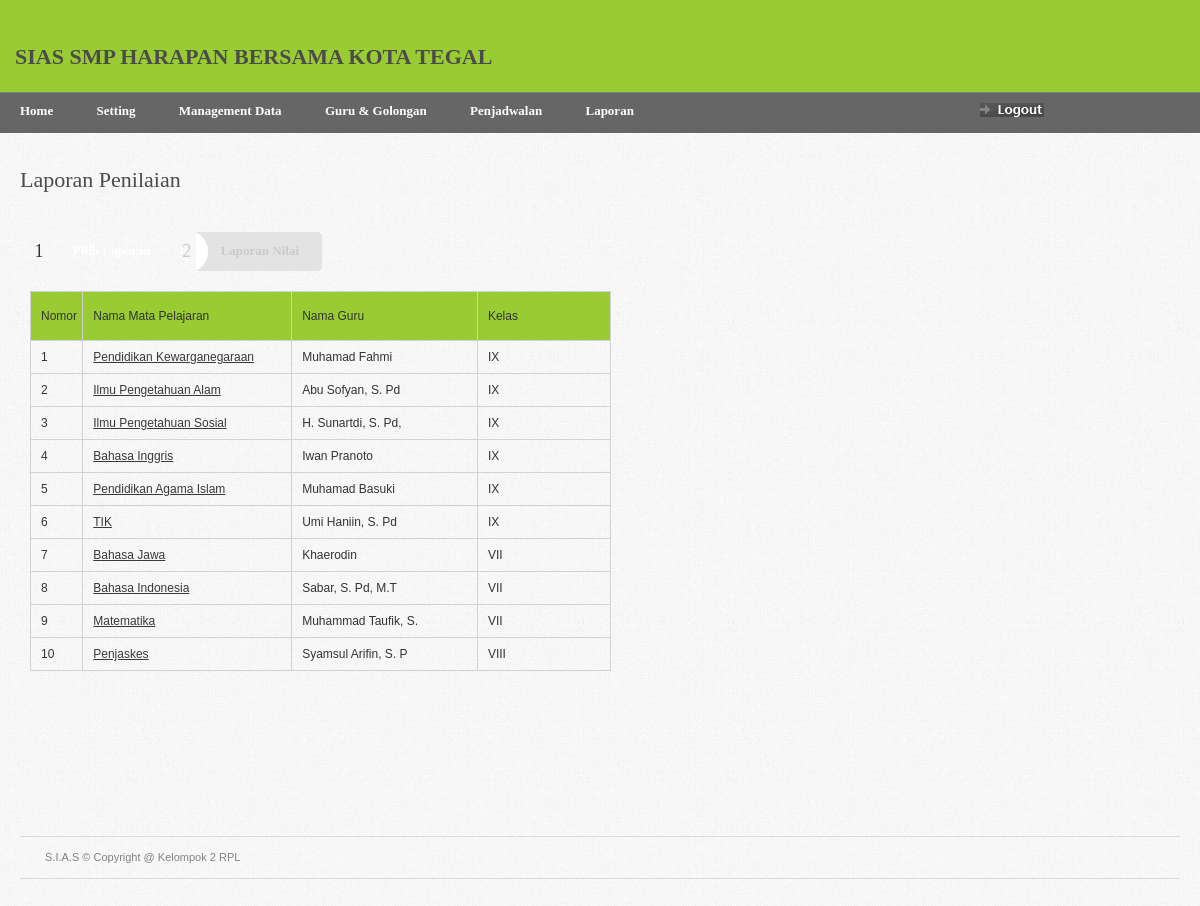
Screenshot of /home.php?page=pilih_laporan (signed in) with the database file from the repository.
### tables this page shows
CREATE TABLE IF NOT EXISTS `tbl_jadwal` (
  `id_jadwal` int(5) NOT NULL auto_increment,
  `nama_pelajaran` varchar(40) NOT NULL,
  `kkm` int(3) NOT NULL,
  `id_guru` int(3) NOT NULL,
  `kelas` varchar(5) NOT NULL,
  PRIMARY KEY  (`id_jadwal`)
);

CREATE TABLE IF NOT EXISTS `data_guru` (
  `id_guru` int(3) NOT NULL auto_increment,
  `nama_guru` varchar(20) NOT NULL,
  `nip` varchar(12) NOT NULL,
  `kota` varchar(30) NOT NULL,
  `tgl` int(2) NOT NULL,
  `bln` varchar(15) NOT NULL,
  `thn` int(4) NOT NULL,
  `kelamin` enum('laki-laki','perempuan') NOT NULL,
  `agama` varchar(20) NOT NULL,
  `alamat_guru` text NOT NULL,
  `tm_tanggal` int(2) NOT NULL,
  `tm_bulan` varchar(15) NOT NULL,
  `tm_tahun` int(4) NOT NULL,
  `pendidikan` varchar(30) NOT NULL,
  `golongan` varchar(30) NOT NULL,
  `jabatan` varchar(30) NOT NULL,
  `gambar` varchar(40) NOT NULL,
  `username` varchar(20) NOT NULL,
  `password` varchar(100) NOT NULL,
  PRIMARY KEY  (`id_guru`)
);

### pilih_laporan.php (the view, shortened to what this page needs)
<div id="page-heading">
    <h1>Laporan Penilaian</h1>
</div>
<table border="0" width="100%" cellpadding="0" cellspacing="0" id="content-table">
<tr>
    <th rowspan="3" class="sized">&nbsp;</th>
    <th class="topleft"></th>
    <td id="tbl-border-top">&nbsp;</td>
    <th class="topright"></th>
    <th rowspan="3" class="sized">&nbsp;</th>
</tr>
<tr>
    <td id="tbl-border-left"></td>
    <td valign="top">
    <div id="content-table-inner">
		<div id="step-holder">
		  <div class="step-no">1</div>
			<div class="step-dark-left">Pilih Laporan</div>
			<div class="step-dark-right">&nbsp;</div>
			<div class="step-no-off">2</div>
			<div class="step-light-left">Laporan Nilai</div>
			<div class="step-light-round">&nbsp;</div>
		</div>
        <form id="mainform" action="">
        <table width="51%" height="60" border="0" cellpadding="0" cellspacing="0" id="product-table">
        <tr bgcolor="#99CC33">
            <td width="9%" height="28" >Nomor</a>	</td>
            <td width="36%" >Nama Mata Pelajaran</a></td>
            <td width="32%" >Nama Guru</a></td>
            <td width="23%" >Kelas</a></td>
        </tr>
        <?php
		$view=mysql_query("select * from tbl_jadwal jadwal, data_guru guru where jadwal.id_guru=guru.id_guru order by jadwal.kelas asc");
		$no=0;
		while($row=mysql_fetch_array($view)){
		?>
		<tr>
            <td><?php echo $no=$no+1;?></td>
            <td><a href="?page=laporan_penilaian_admin&amp;id_guru=<?php echo $row['id_guru'];?>&amp;id_jadwal=<?php echo $row['id_jadwal'];?>&amp;kelas=<?php echo $row['kelas'];?>" style="text-decoration:underline" title="Pilih Mata Pelajaran"><?php echo $row['nama_pelajaran'];?></a></td>
            <td><?php echo $row['nama_guru'];?></td>
            <td><?php echo $row['kelas'];?></td>
        </tr>
		<?php
		}
		?>
        </table>
        </form>
    </div>
    </td>
    <td id="tbl-border-right"></td>
</tr>
<tr>
    <th class="sized bottomleft"></th>
    <td id="tbl-border-bottom">&nbsp;</td>
    <th class="sized bottomright"></th>
</tr>
</table>

### css/screen.css (style rules this page uses)
* { margin: 0; padding: 0; }
html, body { height: 100%; }
body { background: url(../images/gray_jean.png); color: #393939; font-family: Arial; font-size: 0px; line-height: 0; }
#content-table { font-size: 0px; line-height: 0px; }
#content-table th.sized { height: 15px; width: 15px; padding: 0; margin: 0; font-size: 0px; line-height: 0px; }
#content-table-inner { font-size: 12px; line-height: 12px; padding: 10px 0 20px 0; }
#tbl-border-top { background: top repeat-x; line-height: 0;font-size: 0px; height: 15px; }
#tbl-border-bottom { background: bottom repeat-x; line-height: 0;font-size: 0px; height: 15px; }
#tbl-border-left { background: left repeat-y; }
#tbl-border-right { background: right repeat-y; }
.topleft { background: no-repeat; width:15px; height:15px; }
.topright { background: no-repeat; width:15px; height:15px; }
.bottomleft { background: no-repeat; width:15px; height:15px; }
.bottomright { background: no-repeat; width:15px; height:15px; }
#page-heading { margin: 0 0 15px 20px; }
h1 { color: #4b4b4b; font-family: Tahoma; font-size: 22px; line-height: 24px; font-weight: normal; }
#product-table { margin-bottom: 20px; }
#product-table td a { color: #393939; }
#product-table td { border: 1px solid #d2d2d2; padding: 10px 0 10px 10px; }
#step-holder { font-family: Tahoma; height:39px; margin-bottom: 20px; }
.step-no { float:left; height:29px; width:18px; font-size: 18px; line-height: 18px; padding:10px 0 0 0; text-align: center; }
.step-no-off { float:left; height:29px; width:18px; font-size: 18px; line-height: 18px; padding:10px 0 0 0; text-align: center; color: #cbcbcb; }
.step-dark-left { float:left; background: url(../images/forms/step_dark_left.gif) no-repeat; height:27px; padding:13px 15px 0 25px; font-size: 13px; color:#fff; font-weight: bold; }
.step-dark-right { float:left; width:12px; background: url(../images/forms/step_dark_right.gif) no-repeat; height:39px; }
.step-light-left { float:left; height:27px; padding:13px 15px 0 25px; font-size: 13px; background: url(../images/forms/step_light_left.gif) no-repeat; height:39px; color:#cbcbcb; font-weight: bold; }
.step-light-round { float:left; width:8px; height:39px; background: url(../images/forms/step_light_round.gif) no-repeat; }
table { border-collapse: collapse; }
a { outline: none; text-decoration: none; }
form { margin: 0; padding: 0; }

### rows the page displays
tbl_jadwal: nama_pelajaran "Pendidikan Kewarganegaraan", id_guru.nama_guru "Muhamad Fahmi", kelas "IX"
tbl_jadwal: no "2", nama_pelajaran "Ilmu Pengetahuan Alam", id_guru.nama_guru "Abu Sofyan, S. Pd", kelas "IX"
tbl_jadwal: no "3", nama_pelajaran "Ilmu Pengetahuan Sosial", id_guru.nama_guru "H. Sunartdi, S. Pd,", kelas "IX"
tbl_jadwal: no "4", nama_pelajaran "Bahasa Inggris", id_guru.nama_guru "Iwan Pranoto", kelas "IX"
tbl_jadwal: no "5", nama_pelajaran "Pendidikan Agama Islam", id_guru.nama_guru "Muhamad Basuki", kelas "IX"
tbl_jadwal: no "6", nama_pelajaran "TIK", id_guru.nama_guru "Umi Haniin, S. Pd", kelas "IX"
tbl_jadwal: no "7", nama_pelajaran "Bahasa Jawa", id_guru.nama_guru "Khaerodin", kelas "VII"
tbl_jadwal: no "8", nama_pelajaran "Bahasa Indonesia", id_guru.nama_guru "Sabar, S. Pd, M.T", kelas "VII"
tbl_jadwal: no "9", nama_pelajaran "Matematika", id_guru.nama_guru "Muhammad Taufik, S.", kelas "VII"
tbl_jadwal: no "10", nama_pelajaran "Penjaskes", id_guru.nama_guru "Syamsul Arifin, S. P", kelas "VIII"
